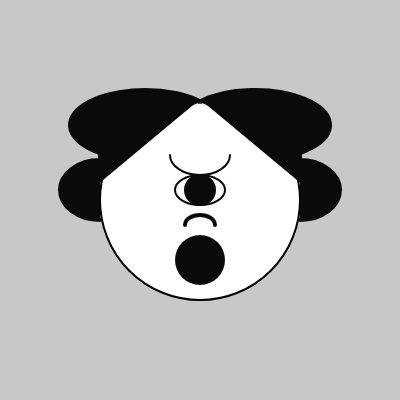
Frame 1 (no input)
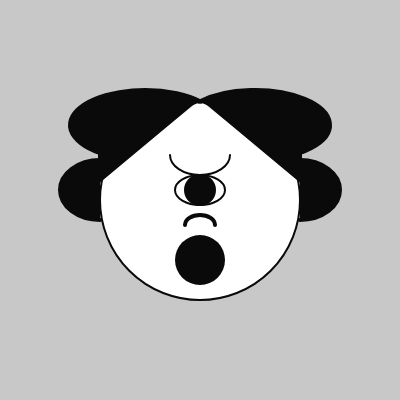
Frame 60 (no input)
Frame 120 (the mouse pressed at the canvas centre since frame 60): identical to frame 60, image omitted

The p5.js sketch that drew these frames (run headless with seeded random() and noise() and a simulated clock; from frame 60 on, the mouse is pressed at the canvas centre):

// p5.js sketch
// ── sketch.js
function setup() {
  createCanvas(400, 400);
}

function draw() {
  background(200);
  
  strokeWeight(2);
  fill(400);
  circle(200, 200, 200);
  
  
  fill(200);
  noStroke();
  triangle(200, 100, 100, 180, 100, 10);
  triangle(200, 100, 300, 180, 300, 10);
  
  fill(10);
  circle(200,260,50);
  
  stroke(10);
  noFill();
  ellipse(200,190,50, 30);
  fill(10);
  circle(200,190,30);
  noFill();
  arc(200, 155, 60, 40, 0, PI);
  
  strokeWeight(4);
  arc(200, 225, 30, 20, PI, 0);
  
  fill(10);
  arc(100, 190, 80, 60, PI/2, 3*PI/2);
  arc(300, 190, 80, 60, 3*PI/2, PI/2);
  
  triangle(190, 105, 100, 180, 100, 130);
  triangle(210, 105, 300, 180, 300, 130);
  
  
  arc(145, 125, 150, 70, PI - QUARTER_PI , 0 - QUARTER_PI/2);
  arc(255, 125, 150, 70,  PI + QUARTER_PI/2 , 0 + QUARTER_PI);
  
  
    if(keyIsPressed){//if a key is pressed
        if(key == 'b'){//if that key is g
            fill(10);
            ellipse(200,190,50, 30);
        }else{//if no key is pressed
            //don't add a fill
        }
    }
}
// ── style.css
html, body {
  margin: auto;
  padding: 0;
}
canvas {
  margin: auto;
  display: block;
}
